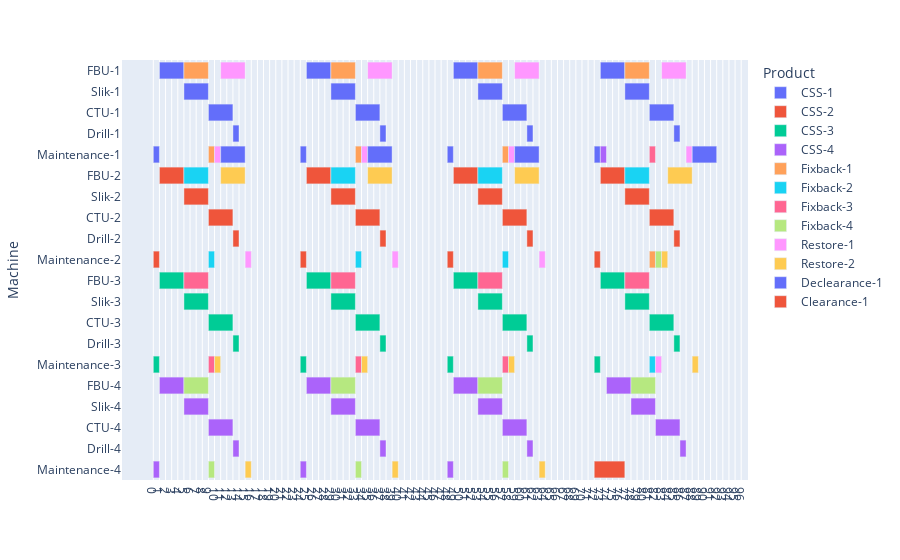

Notebook source saved alongside this figure:
### Code cell
layout_type = 1     # 1 for machine type | 2 for product type

if layout_type == 1:
    fig = px.timeline(df, x_start="Start", x_end="Finish",
                      y="Machine", color="Product")
else:
    fig = px.timeline(df, x_start="Start", x_end="Finish",
                      y="Product", color="Machine")

num_tick_labels = np.linspace(start=0, stop=D * 24, num=D * 24 + 1, dtype=int)
date_ticks = [c_datetime(x) for x in num_tick_labels]
fig.layout.xaxis.update({
    'tickvals': date_ticks,
    'ticktext': num_tick_labels
})
fig.update_yaxes(autorange="reversed")
fig.show()
h = {}

### Figure 1 — Plotly figure (JSON) as saved in the notebook; plotly's stock layout.template omitted (floating-point values rounded to 4 significant figures)
{"data": [{"alignmentgroup": "True", "base": ["1970-01-02", "1970-01-06", "1970-01-10", "1970-01-14", "1970-01-01", "1970-01-26", "1970-01-30", "1970-02-03", "1970-02-07", "1970-01-25", "1970-02-19", "1970-02-23", "1970-02-27", "1970-03-03", "1970-02-18", "1970-03-15", "1970-03-19", "1970-03-23", "1970-03-27", "1970-03-14"], "hovertemplate": "Product=CSS-1<br>Start=%{base}<br>Finish=%{x}<br>Machine=%{y}<extra></extra>", "legendgroup": "CSS-1", "marker": {"color": "#636efa", "pattern": {"shape": ""}}, "name": "CSS-1", "offsetgroup": "CSS-1", "orientation": "h", "showlegend": true, "textposition": "auto", "type": "bar", "x": [345600000, 345600000, 345600000, 86400000, 86400000, 345600000, 345600000, 345600000, 86400000, 86400000, 345600000, 345600000, 345600000, 86400000, 86400000, 345600000, 345600000, 345600000, 86400000, 86400000], "xaxis": "x", "y": ["FBU-1", "Slik-1", "CTU-1", "Drill-1", "Maintenance-1", "FBU-1", "Slik-1", "CTU-1", "Drill-1", "Maintenance-1", "FBU-1", "Slik-1", "CTU-1", "Drill-1", "Maintenance-1", "FBU-1", "Slik-1", "CTU-1", "Drill-1", "Maintenance-1"], "yaxis": "y"}, {"alignmentgroup": "True", "base": ["1970-01-02", "1970-01-06", "1970-01-10", "1970-01-14", "1970-01-01", "1970-01-26", "1970-01-30", "1970-02-03", "1970-02-07", "1970-01-25", "1970-02-19", "1970-02-23", "1970-02-27", "1970-03-03", "1970-02-18", "1970-03-15", "1970-03-19", "1970-03-23", "1970-03-27", "1970-03-14"], "hovertemplate": "Product=CSS-2<br>Start=%{base}<br>Finish=%{x}<br>Machine=%{y}<extra></extra>", "legendgroup": "CSS-2", "marker": {"color": "#EF553B", "pattern": {"shape": ""}}, "name": "CSS-2", "offsetgroup": "CSS-2", "orientation": "h", "showlegend": true, "textposition": "auto", "type": "bar", "x": [345600000, 345600000, 345600000, 86400000, 86400000, 345600000, 345600000, 345600000, 86400000, 86400000, 345600000, 345600000, 345600000, 86400000, 86400000, 345600000, 345600000, 345600000, 86400000, 86400000], "xaxis": "x", "y": ["FBU-2", "Slik-2", "CTU-2", "Drill-2", "Maintenance-2", "FBU-2", "Slik-2", "CTU-2", "Drill-2", "Maintenance-2", "FBU-2", "Slik-2", "CTU-2", "Drill-2", "Maintenance-2", "FBU-2", "Slik-2", "CTU-2", "Drill-2", "Maintenance-2"], "yaxis": "y"}, {"alignmentgroup": "True", "base": ["1970-01-02", "1970-01-06", "1970-01-10", "1970-01-14", "1970-01-01", "1970-01-26", "1970-01-30", "1970-02-03", "1970-02-07", "1970-01-25", "1970-02-19", "1970-02-23", "1970-02-27", "1970-03-03", "1970-02-18", "1970-03-15", "1970-03-19", "1970-03-23", "1970-03-27", "1970-03-14"], "hovertemplate": "Product=CSS-3<br>Start=%{base}<br>Finish=%{x}<br>Machine=%{y}<extra></extra>", "legendgroup": "CSS-3", "marker": {"color": "#00cc96", "pattern": {"shape": ""}}, "name": "CSS-3", "offsetgroup": "CSS-3", "orientation": "h", "showlegend": true, "textposition": "auto", "type": "bar", "x": [345600000, 345600000, 345600000, 86400000, 86400000, 345600000, 345600000, 345600000, 86400000, 86400000, 345600000, 345600000, 345600000, 86400000, 86400000, 345600000, 345600000, 345600000, 86400000, 86400000], "xaxis": "x", "y": ["FBU-3", "Slik-3", "CTU-3", "Drill-3", "Maintenance-3", "FBU-3", "Slik-3", "CTU-3", "Drill-3", "Maintenance-3", "FBU-3", "Slik-3", "CTU-3", "Drill-3", "Maintenance-3", "FBU-3", "Slik-3", "CTU-3", "Drill-3", "Maintenance-3"], "yaxis": "y"}, {"alignmentgroup": "True", "base": ["1970-01-02", "1970-01-06", "1970-01-10", "1970-01-14", "1970-01-01", "1970-01-26", "1970-01-30", "1970-02-03", "1970-02-07", "1970-01-25", "1970-02-19", "1970-02-23", "1970-02-27", "1970-03-03", "1970-02-18", "1970-03-16", "1970-03-20", "1970-03-24", "1970-03-28", "1970-03-15"], "hovertemplate": "Product=CSS-4<br>Start=%{base}<br>Finish=%{x}<br>Machine=%{y}<extra></extra>", "legendgroup": "CSS-4", "marker": {"color": "#ab63fa", "pattern": {"shape": ""}}, "name": "CSS-4", "offsetgroup": "CSS-4", "orientation": "h", "showlegend": true, "textposition": "auto", "type": "bar", "x": [345600000, 345600000, 345600000, 86400000, 86400000, 345600000, 345600000, 345600000, 86400000, 86400000, 345600000, 345600000, 345600000, 86400000, 86400000, 345600000, 345600000, 345600000, 86400000, 86400000], "xaxis": "x", "y": ["FBU-4", "Slik-4", "CTU-4", "Drill-4", "Maintenance-4", "FBU-4", "Slik-4", "CTU-4", "Drill-4", "Maintenance-4", "FBU-4", "Slik-4", "CTU-4", "Drill-4", "Maintenance-4", "FBU-4", "Slik-4", "CTU-4", "Drill-4", "Maintenance-1"], "yaxis": "y"}, {"alignmentgroup": "True", "base": ["1970-01-06", "1970-01-10", "1970-01-30", "1970-02-03", "1970-02-23", "1970-02-27", "1970-03-19", "1970-03-23"], "hovertemplate": "Product=Fixback-1<br>Start=%{base}<br>Finish=%{x}<br>Machine=%{y}<extra></extra>", "legendgroup": "Fixback-1", "marker": {"color": "#FFA15A", "pattern": {"shape": ""}}, "name": "Fixback-1", "offsetgroup": "Fixback-1", "orientation": "h", "showlegend": true, "textposition": "auto", "type": "bar", "x": [345600000, 86400000, 345600000, 86400000, 345600000, 86400000, 345600000, 86400000], "xaxis": "x", "y": ["FBU-1", "Maintenance-1", "FBU-1", "Maintenance-1", "FBU-1", "Maintenance-1", "FBU-1", "Maintenance-2"], "yaxis": "y"}, {"alignmentgroup": "True", "base": ["1970-01-06", "1970-01-10", "1970-01-30", "1970-02-03", "1970-02-23", "1970-02-27", "1970-03-19", "1970-03-23"], "hovertemplate": "Product=Fixback-2<br>Start=%{base}<br>Finish=%{x}<br>Machine=%{y}<extra></extra>", "legendgroup": "Fixback-2", "marker": {"color": "#19d3f3", "pattern": {"shape": ""}}, "name": "Fixback-2", "offsetgroup": "Fixback-2", "orientation": "h", "showlegend": true, "textposition": "auto", "type": "bar", "x": [345600000, 86400000, 345600000, 86400000, 345600000, 86400000, 345600000, 86400000], "xaxis": "x", "y": ["FBU-2", "Maintenance-2", "FBU-2", "Maintenance-2", "FBU-2", "Maintenance-2", "FBU-2", "Maintenance-3"], "yaxis": "y"}, {"alignmentgroup": "True", "base": ["1970-01-06", "1970-01-10", "1970-01-30", "1970-02-03", "1970-02-23", "1970-02-27", "1970-03-19", "1970-03-23"], "hovertemplate": "Product=Fixback-3<br>Start=%{base}<br>Finish=%{x}<br>Machine=%{y}<extra></extra>", "legendgroup": "Fixback-3", "marker": {"color": "#FF6692", "pattern": {"shape": ""}}, "name": "Fixback-3", "offsetgroup": "Fixback-3", "orientation": "h", "showlegend": true, "textposition": "auto", "type": "bar", "x": [345600000, 86400000, 345600000, 86400000, 345600000, 86400000, 345600000, 86400000], "xaxis": "x", "y": ["FBU-3", "Maintenance-3", "FBU-3", "Maintenance-3", "FBU-3", "Maintenance-3", "FBU-3", "Maintenance-1"], "yaxis": "y"}, {"alignmentgroup": "True", "base": ["1970-01-06", "1970-01-10", "1970-01-30", "1970-02-03", "1970-02-23", "1970-02-27", "1970-03-20", "1970-03-24"], "hovertemplate": "Product=Fixback-4<br>Start=%{base}<br>Finish=%{x}<br>Machine=%{y}<extra></extra>", "legendgroup": "Fixback-4", "marker": {"color": "#B6E880", "pattern": {"shape": ""}}, "name": "Fixback-4", "offsetgroup": "Fixback-4", "orientation": "h", "showlegend": true, "textposition": "auto", "type": "bar", "x": [345600000, 86400000, 345600000, 86400000, 345600000, 86400000, 345600000, 86400000], "xaxis": "x", "y": ["FBU-4", "Maintenance-4", "FBU-4", "Maintenance-4", "FBU-4", "Maintenance-4", "FBU-4", "Maintenance-2"], "yaxis": "y"}, {"alignmentgroup": "True", "base": ["1970-01-11", "1970-01-12", "1970-01-16", "1970-02-04", "1970-02-05", "1970-02-09", "1970-02-28", "1970-03-01", "1970-03-05", "1970-03-24", "1970-03-25", "1970-03-29"], "hovertemplate": "Product=Restore-1<br>Start=%{base}<br>Finish=%{x}<br>Machine=%{y}<extra></extra>", "legendgroup": "Restore-1", "marker": {"color": "#FF97FF", "pattern": {"shape": ""}}, "name": "Restore-1", "offsetgroup": "Restore-1", "orientation": "h", "showlegend": true, "textposition": "auto", "type": "bar", "x": [86400000, 345600000, 86400000, 86400000, 345600000, 86400000, 86400000, 345600000, 86400000, 86400000, 345600000, 86400000], "xaxis": "x", "y": ["Maintenance-1", "FBU-1", "Maintenance-2", "Maintenance-1", "FBU-1", "Maintenance-2", "Maintenance-1", "FBU-1", "Maintenance-2", "Maintenance-3", "FBU-1", "Maintenance-1"], "yaxis": "y"}, {"alignmentgroup": "True", "base": ["1970-01-11", "1970-01-12", "1970-01-16", "1970-02-04", "1970-02-05", "1970-02-09", "1970-02-28", "1970-03-01", "1970-03-05", "1970-03-25", "1970-03-26", "1970-03-30"], "hovertemplate": "Product=Restore-2<br>Start=%{base}<br>Finish=%{x}<br>Machine=%{y}<extra></extra>", "legendgroup": "Restore-2", "marker": {"color": "#FECB52", "pattern": {"shape": ""}}, "name": "Restore-2", "offsetgroup": "Restore-2", "orientation": "h", "showlegend": true, "textposition": "auto", "type": "bar", "x": [86400000, 345600000, 86400000, 86400000, 345600000, 86400000, 86400000, 345600000, 86400000, 86400000, 345600000, 86400000], "xaxis": "x", "y": ["Maintenance-3", "FBU-2", "Maintenance-4", "Maintenance-3", "FBU-2", "Maintenance-4", "Maintenance-3", "FBU-2", "Maintenance-4", "Maintenance-2", "FBU-2", "Maintenance-3"], "yaxis": "y"}, {"alignmentgroup": "True", "base": ["1970-01-12", "1970-02-05", "1970-03-01", "1970-03-30"], "hovertemplate": "Product=Declearance-1<br>Start=%{base}<br>Finish=%{x}<br>Machine=%{y}<extra></extra>", "legendgroup": "Declearance-1", "marker": {"color": "#636efa", "pattern": {"shape": ""}}, "name": "Declearance-1", "offsetgroup": "Declearance-1", "orientation": "h", "showlegend": true, "textposition": "auto", "type": "bar", "x": [345600000, 345600000, 345600000, 345600000], "xaxis": "x", "y": ["Maintenance-1", "Maintenance-1", "Maintenance-1", "Maintenance-1"], "yaxis": "y"}, {"alignmentgroup": "True", "base": ["1970-03-14"], "hovertemplate": "Product=Clearance-1<br>Start=%{base}<br>Finish=%{x}<br>Machine=%{y}<extra></extra>", "legendgroup": "Clearance-1", "marker": {"color": "#EF553B", "pattern": {"shape": ""}}, "name": "Clearance-1", "offsetgroup": "Clearance-1", "orientation": "h", "showlegend": true, "textposition": "auto", "type": "bar", "x": [432000000], "xaxis": "x", "y": ["Maintenance-4"], "yaxis": "y"}], "layout": {"barmode": "overlay", "legend": {"title": {"text": "Product"}, "tracegroupgap": 0}, "margin": {"t": 60}, "xaxis": {"anchor": "y", "domain": [0, 1], "ticktext": [0, 1, 2, 3, 4, 5, 6, 7, 8, 9, 10, 11, 12, 13, 14, 15, 16, 17, 18, 19, 20, 21, 22, 23, 24, 25, 26, 27, 28, 29, 30, 31, 32, 33, 34, 35, 36, 37, 38, 39, 40, 41, 42, 43, 44, 45, 46, 47, 48, 49, 50, 51, 52, 53, 54, 55, 56, 57, 58, 59, 60, 61, 62, 63, 64, 65, 66, 67, 68, 69, 70, 71, 72, 73, 74, 75, 76, 77, 78, 79, 80, 81, 82, 83, 84, 85, 86, 87, 88, 89, 90, 91, 92, 93, 94, 95, 96], "tickvals": ["1970-01-01", "1970-01-02", "1970-01-03", "1970-01-04", "1970-01-05", "1970-01-06", "1970-01-07", "1970-01-08", "1970-01-09", "1970-01-10", "1970-01-11", "1970-01-12", "1970-01-13", "1970-01-14", "1970-01-15", "1970-01-16", "1970-01-17", "1970-01-18", "1970-01-19", "1970-01-20", "1970-01-21", "1970-01-22", "1970-01-23", "1970-01-24", "1970-01-25", "1970-01-26", "1970-01-27", "1970-01-28", "1970-01-29", "1970-01-30", "1970-01-31", "1970-02-01", "1970-02-02", "1970-02-03", "1970-02-04", "1970-02-05", "1970-02-06", "1970-02-07", "1970-02-08", "1970-02-09", "1970-02-10", "1970-02-11", "1970-02-12", "1970-02-13", "1970-02-14", "1970-02-15", "1970-02-16", "1970-02-17", "1970-02-18", "1970-02-19", "1970-02-20", "1970-02-21", "1970-02-22", "1970-02-23", "1970-02-24", "1970-02-25", "1970-02-26", "1970-02-27", "1970-02-28", "1970-03-01", "1970-03-02", "1970-03-03", "1970-03-04", "1970-03-05", "1970-03-06", "1970-03-07", "1970-03-08", "1970-03-09", "1970-03-10", "1970-03-11", "1970-03-12", "1970-03-13", "1970-03-14", "1970-03-15", "1970-03-16", "1970-03-17", "1970-03-18", "1970-03-19", "1970-03-20", "1970-03-21", "1970-03-22", "1970-03-23", "1970-03-24", "1970-03-25", "1970-03-26", "1970-03-27", "1970-03-28", "1970-03-29", "1970-03-30", "1970-03-31", "1970-04-01", "1970-04-02", "1970-04-03", "1970-04-04", "1970-04-05", "1970-04-06", "1970-04-07"], "type": "date"}, "yaxis": {"anchor": "x", "autorange": "reversed", "domain": [0, 1], "title": {"text": "Machine"}}}}
